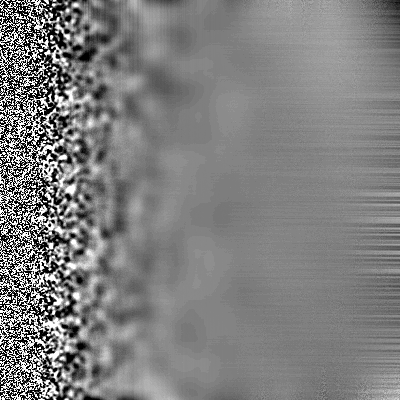
#> input picture helloOpenCV/cv_part3/res/gradient.png, 400 x 400 px
$ python '03图像阈值.py'
#> lines starting #> are read from the running program, lines starting #| are printed output that depends on the picture; after the words box and inside, x2 and y2 are one past the last pixel; in counts of white or black regions, pixels touching at a corner belong together
import cv2 as cv
import numpy as np
from matplotlib import pyplot as plt


# 简单阈值法
# 此方法是直截了当的。如果像素值大于阈值，则会被赋为一个值（可能为白色），否则会赋为另一个值（可能为黑色）。
# 使用的函数是 cv.threshold。
# 第一个参数是源图像，它应该是灰度图像。
# 第二个参数是阈值，用于对像素值进行分类。
# 第三个参数是 maxval，它表示像素值大于（有时小于）阈值时要给定的值。
# opencv 提供了不同类型的阈值，由函数的第四个参数决定。不同的类型有：
# cv.THRESH_BINARY：此阈值类型返回二进制图像。大于阈值的像素设为白色，小于阈值的像素设为黑色。
# cv.THRESH_BINARY_INV：此阈值类型返回二进制反转图像。大于阈值的像素设为黑色，小于阈值的像素设为白色。
# cv.THRESH_TRUNC：此阈值类型返回截断图像。大于阈值的像素设为其阈值，小于阈值的像素不变。
# cv.THRESH_TOZERO：此阈值类型返回阈值减法图像。大于阈值的像素保持不变，小于阈值的像素设为零。
# cv.THRESH_TOZERO_INV：此阈值类型返回阈值减法反转图像。大于阈值的像素设为零，小于阈值的像素保持不变。
# 获得两个输出。第一个是 retval，稍后将解释。第二个输出是我们的阈值图像。
# 代码如下：
def simple():
    img = cv.imread('./res/gradient.png', 0)
#> img is the input picture: shape (400, 400); min 0, max 255, mean 126.8
    ret, thresh1 = cv.threshold(img, 127, 255, cv.THRESH_BINARY)
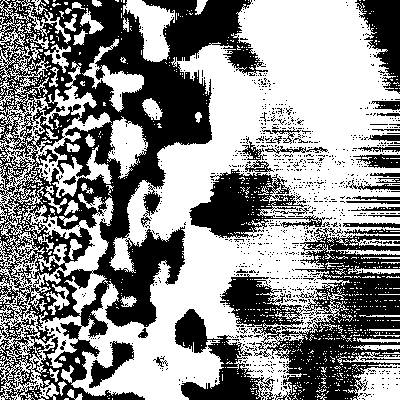
#> thresh1: shape (400, 400); 54.9% white; 1030 black regions (996 under 20 px), largest, box (x1, y1, x2, y2) and area: (0, 0, 268, 400) 41963, (220, 228, 400, 400) 13580, (189, 169, 325, 238) 4223
    ret, thresh2 = cv.threshold(img, 127, 255, cv.THRESH_BINARY_INV)
    ret, thresh3 = cv.threshold(img, 127, 255, cv.THRESH_TRUNC)
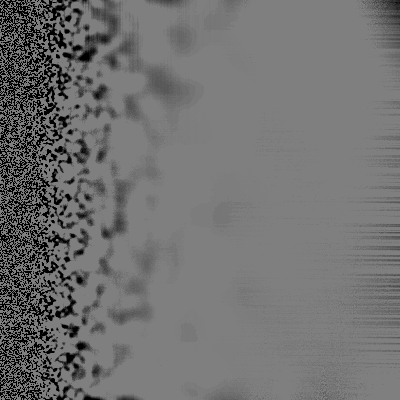
#> thresh3: shape (400, 400); min 0, max 127, mean 112.7
    ret, thresh4 = cv.threshold(img, 127, 255, cv.THRESH_TOZERO)
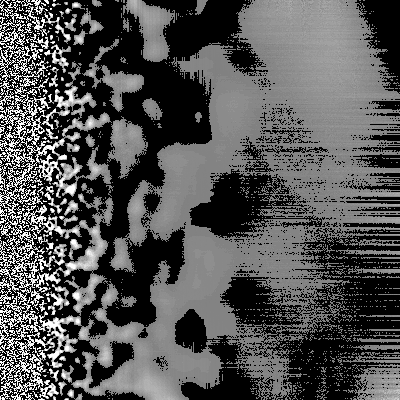
#> thresh4: shape (400, 400); min 0, max 255, mean 83.9
    ret, thresh5 = cv.threshold(img, 127, 255, cv.THRESH_TOZERO_INV)
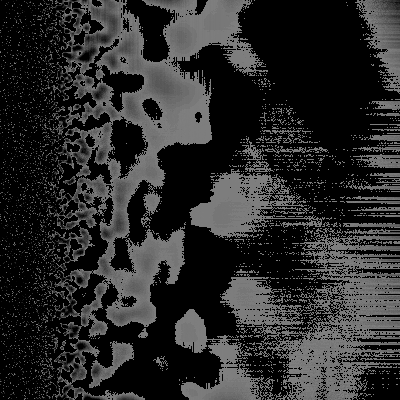
#> thresh5: shape (400, 400); min 0, max 127, mean 42.9
    titles = ['Original Image', 'BINARY', 'BINARY_INV', 'TRUNC', 'TOZERO', 'TOZERO_INV']
    images = [img, thresh1, thresh2, thresh3, thresh4, thresh5]
    for i in range(6):
        plt.subplot(2, 3, i + 1), plt.imshow(images[i], 'gray')
        plt.title(titles[i])
        plt.xticks([]), plt.yticks([])
    plt.show()


# 自适应阈值
# 在前一节中，我们使用一个全局变量作为阈值。但在图像在不同区域具有不同照明条件的条件下，这可能不是很好。
# 在这种情况下，我们采用自适应阈值。在此，算法计算图像的一个小区域的阈值。
# 因此，我们得到了同一图像不同区域的不同阈值，对于不同光照下的图像，得到了更好的结果。
# 它有三个“特殊”输入参数，只有一个输出参数。
# Adaptive Method-它决定如何计算阈值。
# cv.ADAPTIVE_THRESH_MEAN_C 阈值是指邻近地区的平均值。
# cv.ADAPTIVE_THRESH_GAUSSIAN_C 阈值是权重为高斯窗的邻域值的加权和。
# Block Size-它决定了计算阈值的窗口区域的大小。
# C-它只是一个常数，会从平均值或加权平均值中减去该值。
# 下面的代码比较了具有不同照明的图像的全局阈值和自适应阈值
def auto():
    img = cv.imread('./res/gradient.png', 0)
    img = cv.medianBlur(img, 5)
    ret, th1 = cv.threshold(img, 127, 255, cv.THRESH_BINARY)
    th2 = cv.adaptiveThreshold(img, 255, cv.ADAPTIVE_THRESH_MEAN_C, cv.THRESH_BINARY, 11, 2)
    th3 = cv.adaptiveThreshold(img, 255, cv.ADAPTIVE_THRESH_GAUSSIAN_C, cv.THRESH_BINARY, 11, 2)
    titles = ['Original Image', 'Global Thresholding (v = 127)',
              'Adaptive Mean Thresholding', 'Adaptive Gaussian Thresholding']
    images = [img, th1, th2, th3]
    for i in range(4):
        plt.subplot(2, 2, i + 1), plt.imshow(images[i], 'gray')
        plt.title(titles[i])
        plt.xticks([]), plt.yticks([])
    plt.show()


# Otsu 二值化
# 在第一部分中，我告诉过您有一个参数 retval。当我们进行 Otsu 二值化时，它的用途就来了。那是什么？
# 在全局阈值化中，我们使用一个任意的阈值，对吗？那么，我们如何知道我们选择的值是好的还是不好的呢？
#   答案是，试错法。但是考虑一个双峰图像（简单来说，双峰图像是一个直方图有两个峰值的图像）。
# 对于那个图像，我们可以近似地取这些峰值中间的一个值作为阈值，对吗？这就是 Otsu 二值化所做的。
#   所以简单来说，它会自动从双峰图像的图像直方图中计算出阈值。（对于非双峰图像，二值化将不准确。）
# 为此，我们使用了 cv.threshold 函数，但传递了一个额外的符号 cv.THRESH_OTSU 。
# 对于阈值，只需传入零。然后，该算法找到最佳阈值，并作为第二个输出返回 retval。如果不使用 otsu 阈值，则 retval 与你使用的阈值相同。
# 查看下面的示例。输入图像是噪声图像。在第一种情况下，我应用了值为 127 的全局阈值。
# 在第二种情况下，我直接应用 otsu 阈值。在第三种情况下，我使用 5x5 高斯核过滤图像以去除噪声，然后应用 otsu 阈值。查看噪声过滤如何改进结果。
def otsu():
    img = cv.imread('./res/noisy.png', 0)
    # 全局阈值
    ret1, th1 = cv.threshold(img, 127, 255, cv.THRESH_BINARY)
    # Otsu 阈值
    ret2, th2 = cv.threshold(img, 0, 255, cv.THRESH_BINARY + cv.THRESH_OTSU)
    # 经过高斯滤波的 Otsu 阈值
    blur = cv.GaussianBlur(img, (5, 5), 0)
    ret3, th3 = cv.threshold(blur, 0, 255, cv.THRESH_BINARY + cv.THRESH_OTSU)
    # 画出所有的图像和他们的直方图
    images = [img, 0, th1,
              img, 0, th2,
              blur, 0, th3]
    titles = ['Original Noisy Image', 'Histogram', 'Global Thresholding (v=127)',
              'Original Noisy Image', 'Histogram', "Otsu's Thresholding",
              'Gaussian filtered Image', 'Histogram', "Otsu's Thresholding"]
    for i in range(3):
        plt.subplot(3, 3, i * 3 + 1), plt.imshow(images[i * 3], 'gray'), plt.title(titles[i * 3]), plt.xticks([]), plt.yticks([])
        plt.subplot(3, 3, i * 3 + 2), plt.hist(images[i * 3].ravel(), 256), plt.title(titles[i * 3 + 1]), plt.xticks([]), plt.yticks([])
        plt.subplot(3, 3, i * 3 + 3), plt.imshow(images[i * 3 + 2], 'gray'), plt.title(titles[i * 3 + 2]), plt.xticks([]), plt.yticks([])
    plt.show()


# 简单阈值法
simple()
# 自适应阈值
# auto()
# Otsu 二值化
# otsu()

$ run again, with helloOpenCV/cv_part3/res/drawing.png copied over helloOpenCV/cv_part3/res/gradient.png
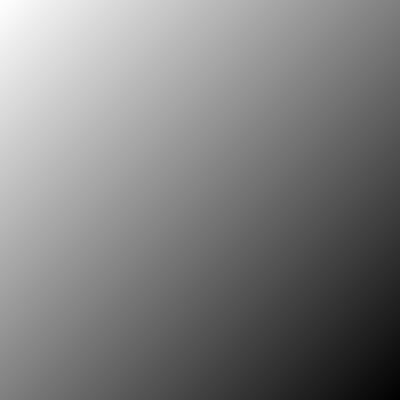
#> input picture helloOpenCV/cv_part3/res/drawing.png, 400 x 400 px
#> in simple, img is the input picture: shape (400, 400); min 0, max 254, mean 127.4
#> in simple, `ret, thresh1 = cv.threshold(img, 127, 255, cv.THRESH_BINARY)`:
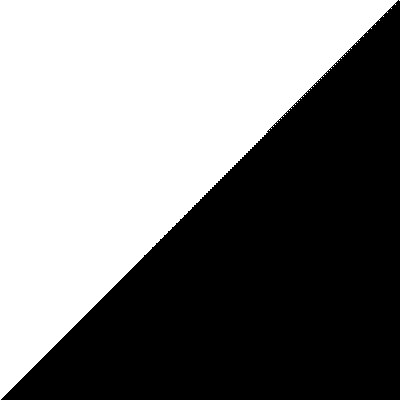
#> thresh1: shape (400, 400); 50% white; 2 white regions (1 under 20 px), largest, box (x1, y1, x2, y2) and area: (0, 0, 398, 400) 79942
#> in simple, `ret, thresh5 = cv.threshold(img, 127, 255, cv.THRESH_TOZERO_INV)`:
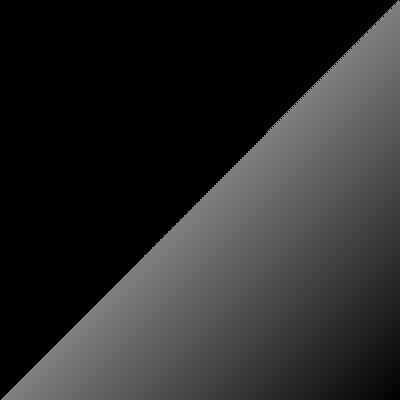
#> thresh5: shape (400, 400); min 0, max 127, mean 42.5
